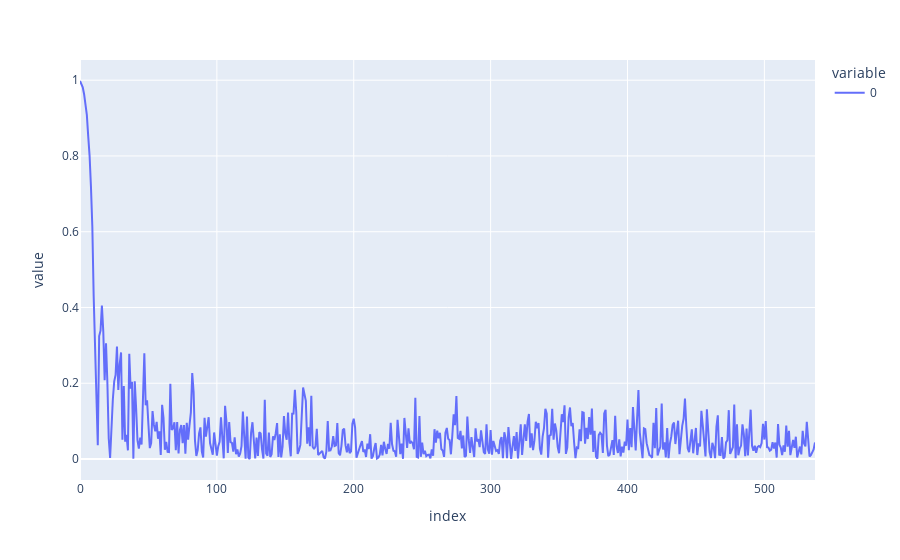

The code cell stored with this chart in its notebook:
### Markdown cell above
### Loss Curve Plot

### Code cell
px.line(train_losses)

### Figure 1 — Plotly figure (JSON) as saved in the notebook; plotly's stock layout.template omitted (floating-point values rounded to 4 significant figures; data arrays with more than 128 entries replaced by an {"elided": "..."} marker saying what was removed)
{"data": [{"hovertemplate": "variable=0<br>index=%{x}<br>value=%{y}<extra></extra>", "legendgroup": "0", "line": {"color": "#636efa", "dash": "solid"}, "marker": {"symbol": "circle"}, "mode": "lines", "name": "0", "orientation": "v", "showlegend": true, "type": "scatter", "x": {"elided": "538 int values"}, "xaxis": "x", "y": {"elided": "538 float values"}, "yaxis": "y"}], "layout": {"legend": {"title": {"text": "variable"}, "tracegroupgap": 0}, "margin": {"t": 60}, "xaxis": {"anchor": "y", "domain": [0, 1], "title": {"text": "index"}}, "yaxis": {"anchor": "x", "domain": [0, 1], "title": {"text": "value"}}}}
